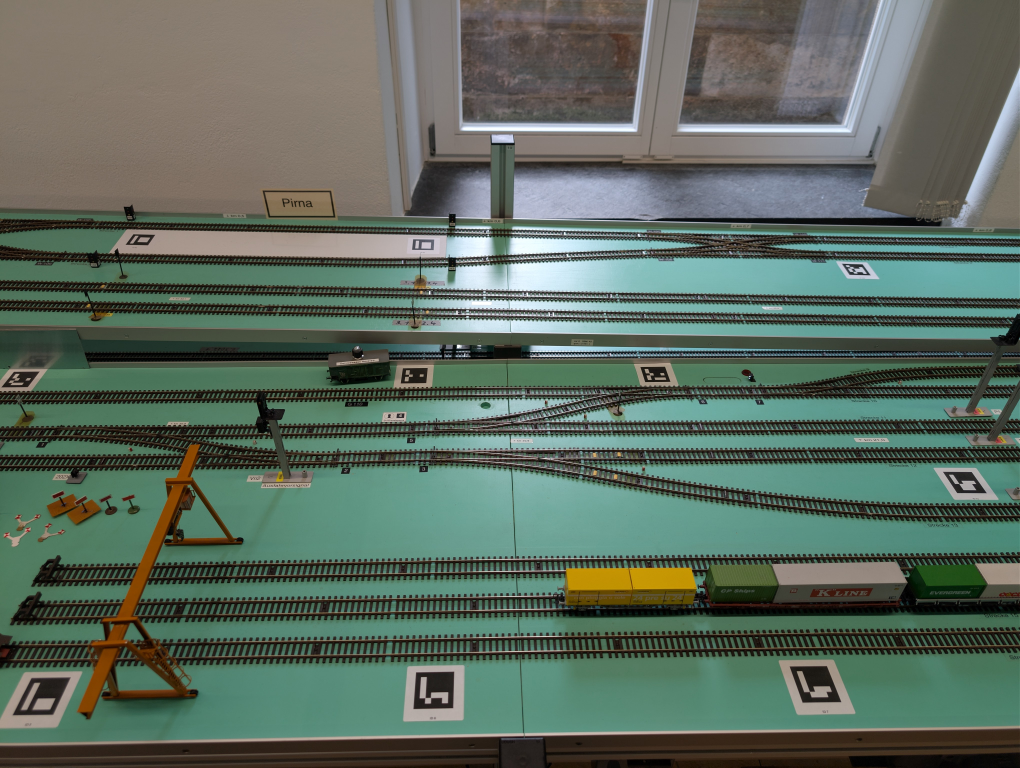
#> input picture examples/media/ebl-terminal-crane.jpg, 4080 x 3072 px, given in place of ebl-lab-photo.jpg, which was not available (shown at 1/4 size)
$ python fixtures.py ../../examples/media/ebl-terminal-crane.jpg
#> lines starting #> are read from the running program, lines starting #| are printed output that depends on the picture; pictures that were not available may be replaced by others from this repository, and a replacement may not be noted
### tools/arail_tools/synthetic.py
"""Synthetic model-railway scene for tests and examples.

A flat H0 board with two platforms (70 mm and 37 mm wide, as on the EBL layout) and
ArUco markers 0-7, rendered by a pinhole camera with a known focal length along a
slightly shaking camera path. Some markers are temporarily covered by a "hand".

Board coordinates are texture coordinates: x to the right, y *down*, in mm. The layout
frame used by ARail (x right, y up, origin at marker 0) is related by ``BOARD_FROM_LAYOUT``.

A second scene has levels, for the 3D survey (:func:`render_levels`): the board with a raised
level (a block 50 mm high), a ramp up to it and a marker on the block's front wall, rendered with
a z-buffer, so that the raised parts hide what lies behind them.

Command line:  arail-synthetic out.jpg [--frame K] [--levels]
"""

from __future__ import annotations

import argparse
import math

import numpy as np

try:
    import cv2
except ImportError as exc:  # pragma: no cover - depends on the installation
    raise SystemExit("OpenCV is required: pip install -e 'tools[opencv]' (or [headless])") from exc

PX_PER_MM = 4  # texture pixels per mm
BOARD_MM = (800, 500)
F_TRUE = 950.0
IMAGE_SIZE = (1280, 720)
K_TRUE = np.array([[F_TRUE, 0, IMAGE_SIZE[0] / 2], [0, F_TRUE, IMAGE_SIZE[1] / 2], [0, 0, 1.0]])
DICTIONARY = "DICT_ARUCO_ORIGINAL"
MARKER_SIZE_MM = 30.0

# Platforms as on the real layout: 70 mm and 37 mm wide, markers centred at the ends.
PLATFORMS = [
    dict(y=180.0, width=70.0, start=130.0, end=570.0),
    dict(y=355.0, width=37.0, start=130.0, end=570.0),
]
PLATFORM_LENGTH_MM = 440.0
# marker id -> (x_mm, y_mm, rotation_deg) in board coordinates; rotated on purpose
MARKERS = {
    0: (130, 180, 0),
    1: (570, 180, 0),
    2: (130, 355, 30),
    3: (570, 355, 90),
    4: (40, 40, 0),
    5: (760, 40, 0),
    6: (40, 460, 0),
    7: (760, 460, 0),
}
# Layout frame of marker 0 -> board coordinates
BOARD_FROM_LAYOUT = np.array([[1.0, 0, 130], [0, -1.0, 180], [0, 0, 1]])


def marker_poses_layout() -> dict[int, list[float]]:
    """True marker poses in the layout frame (marker 0 at the origin): id -> [x, y, rot_deg]."""
    out = {}
    for mid, (x, y, rot) in MARKERS.items():
        out[mid] = [float(x - 130), float(180 - y), float(rot)]
    return out


def texture(dictionary: str = DICTIONARY) -> np.ndarray:
    """Top view of the board (BGR), PX_PER_MM pixels per mm."""
#> called with dictionary = 'DICT_ARUCO_ORIGINAL'
    d = cv2.aruco.getPredefinedDictionary(getattr(cv2.aruco, dictionary))
    w, h = BOARD_MM
    t = np.full((h * PX_PER_MM, w * PX_PER_MM, 3), (70, 110, 80), np.uint8)
    noise = np.random.default_rng(1).integers(-12, 12, t.shape[:2])
    t = np.clip(t.astype(int) + noise[..., None], 0, 255).astype(np.uint8)

    def rect(x0, y0, x1, y1, colour):
        cv2.rectangle(
            t, (int(x0 * PX_PER_MM), int(y0 * PX_PER_MM)), (int(x1 * PX_PER_MM), int(y1 * PX_PER_MM)), colour, -1
        )

    for yc in (120, 265, 420):  # tracks
        rect(20, yc - 18, 780, yc + 18, (95, 105, 115))
        for dy in (-8, 8):
            rect(20, yc + dy - 1, 780, yc + dy + 1, (170, 170, 175))
    for p in PLATFORMS:
        rect(p["start"] - 20, p["y"] - p["width"] / 2, p["end"] + 20, p["y"] + p["width"] / 2, (175, 180, 185))
    s = int(MARKER_SIZE_MM * PX_PER_MM)
    for mid, (x, y, rot) in MARKERS.items():
        m = cv2.aruco.generateImageMarker(d, mid, s)
        pad = 8 * PX_PER_MM
        big = np.full((s + 2 * pad, s + 2 * pad), 255, np.uint8)
        big[pad : pad + s, pad : pad + s] = m
        if rot:
            M = cv2.getRotationMatrix2D((big.shape[1] / 2, big.shape[0] / 2), rot, 1.0)
            big = cv2.warpAffine(big, M, big.shape[::-1], flags=cv2.INTER_LINEAR, borderValue=255)
        cx, cy, hh = int(x * PX_PER_MM), int(y * PX_PER_MM), big.shape[0] // 2
        t[cy - hh : cy - hh + big.shape[0], cx - hh : cx - hh + big.shape[1]] = big[..., None]
    return t


def camera_pose(k: int) -> tuple[np.ndarray, np.ndarray]:
    """Frame k of the camera path: about 45 degrees from above, slightly shaking."""
    target = np.array([400.0, 265.0, 0.0])
    cam = np.array([400.0 + 60 * math.sin(k * 0.05), 265 + 650 + 20 * math.cos(k * 0.07), -650.0])
    f = target - cam
    f /= np.linalg.norm(f)
    x = np.cross([0, 1, 0], f)
    x /= np.linalg.norm(x)
    R = np.array([x, np.cross(f, x), f])
    return R, -R @ cam


def render(tex: np.ndarray, k: int, hidden=()) -> tuple[np.ndarray, np.ndarray]:
    """Render frame k; ``hidden`` marker IDs are covered by a "hand".
    Returns the BGR image and the homography board (mm) -> image (px)."""
    R, t = camera_pose(k)
    Hw = K_TRUE @ np.column_stack([R[:, 0], R[:, 1], t])
    S = np.diag([PX_PER_MM, PX_PER_MM, 1.0])
    img = cv2.warpPerspective(tex, Hw @ np.linalg.inv(S), IMAGE_SIZE, flags=cv2.INTER_AREA, borderValue=(40, 40, 40))
    for mid in hidden:
        x, y, _ = MARKERS[mid]
        p = Hw @ [x, y, 1]
        cv2.circle(img, (int(p[0] / p[2]), int(p[1] / p[2])), 45, (60, 80, 120), -1)
    img = cv2.GaussianBlur(img, (3, 3), 0.8)
    noise = np.random.default_rng(k).normal(0, 3, img.shape)
    return np.clip(img.astype(np.int16) + noise, 0, 255).astype(np.uint8), Hw


def layout_homography(Hw: np.ndarray) -> np.ndarray:
    """Homography layout frame (mm) -> image (px), normalised to H[2,2] = 1."""
    H = Hw @ BOARD_FROM_LAYOUT
    return H / H[2, 2]


def hidden_markers(k: int) -> list[int]:
    """Occlusions along the camera path: marker 1 for a while, later both markers of platform 2."""
    if 60 <= k < 90:
        return [1]
    if 110 <= k < 130:
        return [2, 3]
    return []


# ---------------------------------------------------------------------------------- scene with levels

LEVEL_HEIGHT_MM = 50.0
RAMP_SLOPE = math.atan2(LEVEL_HEIGHT_MM, 300.0)  # 50 mm over 300 mm, about 9.5 degrees


def _frame3(origin, eu, ev) -> dict:
    eu, ev = np.asarray(eu, float), np.asarray(ev, float)
    return {"o": np.asarray(origin, float), "u": eu, "v": ev, "n": np.cross(eu, ev)}


# Flat pieces of the scene in the layout frame (mm, z up; marker 0 at the origin): a frame (origin
# and axes u, v along the piece, normal n = u x v towards the viewer), its size along u and v, and
# the base colour of its texture. Seen from above, the block covers x 420..700, y 180..350; the
# ramp rises along x from x = 120 to the block, between y 230 and 330.
_C, _S = math.cos(RAMP_SLOPE), math.sin(RAMP_SLOPE)
LEVEL_PIECES = {
    "board": (_frame3([-120, -170, 0], [1, 0, 0], [0, 1, 0]), (840, 540), (70, 110, 80)),
    "top": (_frame3([420, 180, LEVEL_HEIGHT_MM], [1, 0, 0], [0, 1, 0]), (280, 170), (95, 120, 150)),
    "front": (_frame3([420, 180, 0], [1, 0, 0], [0, 0, 1]), (280, LEVEL_HEIGHT_MM), (70, 80, 100)),
    "side": (_frame3([420, 350, 0], [0, -1, 0], [0, 0, 1]), (170, LEVEL_HEIGHT_MM), (60, 70, 90)),
    "back": (_frame3([700, 350, 0], [-1, 0, 0], [0, 0, 1]), (280, LEVEL_HEIGHT_MM), (65, 75, 95)),
    "end": (_frame3([700, 180, 0], [0, 1, 0], [0, 0, 1]), (170, LEVEL_HEIGHT_MM), (60, 70, 90)),
    "ramp": (_frame3([120, 230, 0], [_C, 0, _S], [0, 1, 0]), (300 / _C, 100), (110, 120, 125)),
}
# marker id -> (piece, u_mm, v_mm, rotation_deg in the piece)
LEVEL_MARKERS = {
    0: ("board", 120, 170, 0),
    1: ("board", 420, 170, 20),
    2: ("board", 720, 175, -35),
    3: ("board", 120, 440, 90),
    4: ("board", 290, 300, 0),
    5: ("board", 560, 280, 45),
    6: ("board", 30, 30, 0),
    7: ("board", 790, 40, 0),
    8: ("top", 80, 80, 0),
    9: ("top", 220, 120, 60),
    10: ("top", 200, 30, -20),
    11: ("ramp", 80, 50, 0),
    12: ("ramp", 230, 50, 180),
    13: ("front", 140, 25, 0),
}
LEVEL_IMAGE_SIZE = (1280, 720)
LEVEL_F = 1000.0
LEVEL_K = np.array([[LEVEL_F, 0, LEVEL_IMAGE_SIZE[0] / 2], [0, LEVEL_F, LEVEL_IMAGE_SIZE[1] / 2], [0, 0, 1.0]])


# [128 lines left out: functions level_marker_poses, level_textures, level_camera, render_levels, level_top_view, main, not called in this run]


# [2 lines that do not run on import are left out]

### tools/arail_tools/fixtures.py
"""Generate the test fixtures for the JavaScript tests (tests/js).

    python -m arail_tools.fixtures tests/fixtures

Written files (raw RGBA images plus ``meta.json``):
- ``flight_NN.rgba``: frames of the synthetic camera path (960 x 540, like a phone video),
  with the true layout->image homography for each frame,
- ``dict_<name>.rgba``: markers 0-7 of every supported dictionary, generated by OpenCV,
  with the corner positions OpenCV reports (checks IDs *and* corner order of js-aruco2),
- ``example.rgba`` and ``scene.jpg``: a photo of the synthetic scene (the browser tests open it
  as the photo of a layout without a marker map, see tests/e2e/scene.js),
- ``lab.rgba``: the real photo of the lab layout, downscaled (if the photo is present),
- ``synthetic-survey.webm``: a short video along the synthetic camera path (in-app survey test).
"""

from __future__ import annotations

import json
import os
import sys

import numpy as np

from . import synthetic as syn
from .synthetic import cv2

HERE = os.path.dirname(os.path.abspath(__file__))
ROOT = os.path.normpath(os.path.join(HERE, "..", ".."))

# OpenCV name -> js-aruco2 name
DICTIONARIES = {
    "DICT_4X4_50": "ARUCO_4X4_1000",
    "DICT_5X5_50": "ARUCO_5X5_1000",
    "DICT_6X6_50": "ARUCO_6X6_1000",
    "DICT_7X7_50": "ARUCO_7X7_1000",
    "DICT_ARUCO_ORIGINAL": "ARUCO",
    "DICT_ARUCO_MIP_36h12": "ARUCO_MIP_36h12",
    "DICT_APRILTAG_36h11": "APRILTAG_36h11",
}
FLIGHT_SIZE = (960, 540)
LAB_PHOTO = os.path.join(ROOT, "examples", "media", "ebl-lab-photo.jpg")
LAB_WIDTH = 2400


def write_rgba(img: np.ndarray, path: str) -> None:
    code = cv2.COLOR_BGR2RGBA if img.ndim == 3 else cv2.COLOR_GRAY2RGBA
    cv2.cvtColor(img, code).tofile(path)


def detect(img: np.ndarray, dictionary: str) -> dict[int, list]:
    d = cv2.aruco.getPredefinedDictionary(getattr(cv2.aruco, dictionary))
    p = cv2.aruco.DetectorParameters()
    p.cornerRefinementMethod = cv2.aruco.CORNER_REFINE_SUBPIX
    grey = img if img.ndim == 2 else cv2.cvtColor(img, cv2.COLOR_BGR2GRAY)
    corners, ids, _ = cv2.aruco.ArucoDetector(d, p).detectMarkers(grey)
    if ids is None:
        return {}
    return {int(i): c.reshape(4, 2).tolist() for c, i in zip(corners, ids.flatten(), strict=True)}


def marker_bits(dictionary: str, mid: int) -> list[list[int]]:
    """Code bits of a marker (1 = white), sampled from the image OpenCV generates."""
    d = cv2.aruco.getPredefinedDictionary(getattr(cv2.aruco, dictionary))
    n = d.markerSize
    cell = 20
    img = cv2.aruco.generateImageMarker(d, mid, (n + 2) * cell)
    return [
        [int(img[(y + 1) * cell + cell // 2, (x + 1) * cell + cell // 2] > 127) for x in range(n)] for y in range(n)
    ]


def main(argv=None) -> None:
    argv = sys.argv[1:] if argv is None else argv
    out = argv[0] if argv else os.path.join(ROOT, "tests", "fixtures")
    os.makedirs(out, exist_ok=True)
    meta: dict = {
        "marker_size_mm": syn.MARKER_SIZE_MM,
        "true_poses": syn.marker_poses_layout(),
        "f_true": syn.F_TRUE,
        "image_size": list(syn.IMAGE_SIZE),
        "flight_size": list(FLIGHT_SIZE),
        "platform_length_mm": syn.PLATFORM_LENGTH_MM,
        "platform_widths_mm": [p["width"] for p in syn.PLATFORMS],
    }

    # 1) camera path, every 4th frame, downscaled like a phone video
    tex, flight = syn.texture(), []
    for i, k in enumerate(range(0, 160, 4)):
        hidden = syn.hidden_markers(k)
        img, Hw = syn.render(tex, k, hidden)
        write_rgba(
            cv2.resize(img, FLIGHT_SIZE, interpolation=cv2.INTER_AREA), os.path.join(out, f"flight_{i:02d}.rgba")
        )
        flight.append({"k": k, "hidden": hidden, "H": syn.layout_homography(Hw).flatten().tolist()})
    meta["flight"] = flight

    # 2) every dictionary: markers 0-7, with OpenCV's corners and bits
    dicts = {}
    for cv_name, js_name in DICTIONARIES.items():
        d = cv2.aruco.getPredefinedDictionary(getattr(cv2.aruco, cv_name))
        strip = np.full((300, 1000), 255, np.uint8)
        for i in range(8):
            strip[100:190, 20 + i * 120 : 110 + i * 120] = cv2.aruco.generateImageMarker(d, i, 90)
        strip = cv2.GaussianBlur(strip, (3, 3), 0.7)
        write_rgba(strip, os.path.join(out, f"dict_{cv_name}.rgba"))
        dicts[cv_name] = {
            "js": js_name,
            "size": [1000, 300],
            "corners": detect(strip, cv_name),
            "bits": {i: marker_bits(cv_name, i) for i in range(8)},
        }
    meta["dictionaries"] = dicts

    # 3) a photo of the scene (frame 12 of the camera path, as `arail-synthetic` renders it): the
    #    browser tests open it as the photo of a layout without a marker map (tests/e2e/scene.js)
    example, _ = syn.render(tex, 12)
    cv2.imwrite(os.path.join(out, "scene.jpg"), example, [cv2.IMWRITE_JPEG_QUALITY, 85, cv2.IMWRITE_JPEG_OPTIMIZE, 1])
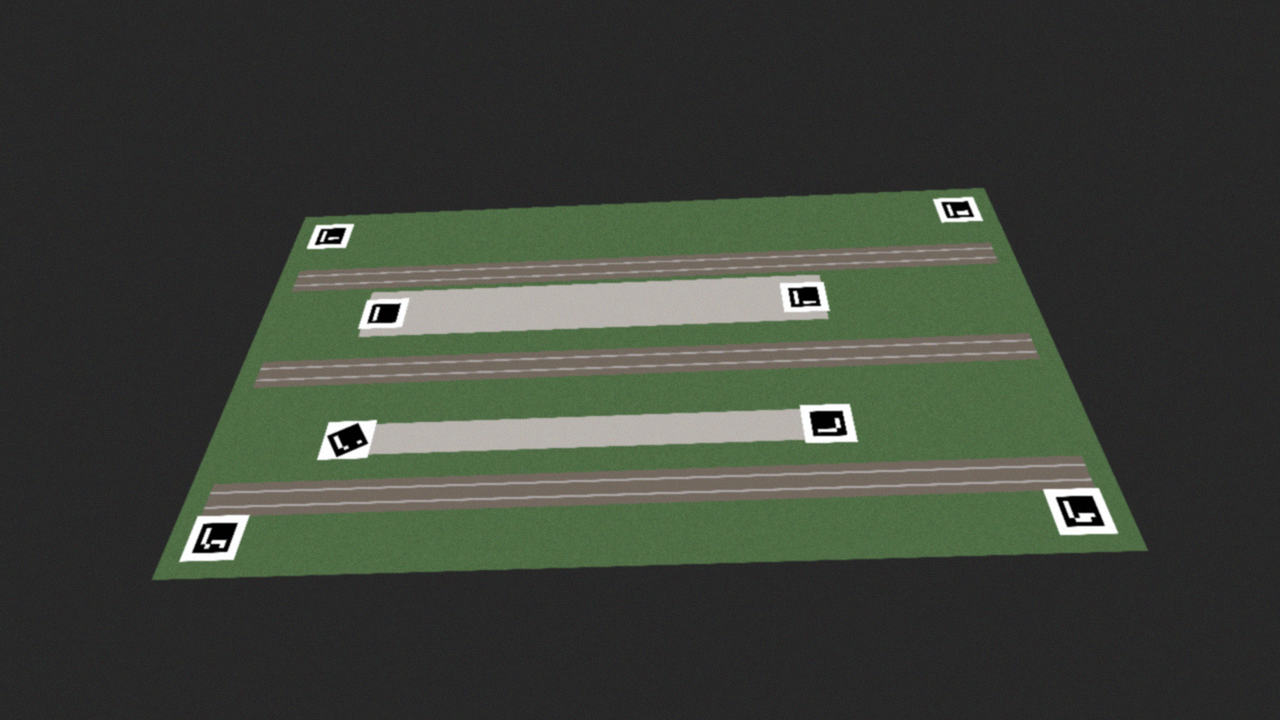
#> saved as scene.jpg: shape (720, 1280, 3); mean B, G, R 56.6, 65.9, 60.3
    write_rgba(example, os.path.join(out, "example.rgba"))
    meta["example_size"] = [example.shape[1], example.shape[0]]

    # 4) real photo of the lab layout
    photo = cv2.imread(LAB_PHOTO)
#> photo is the input picture: shape (3072, 4080, 3); mean B, G, R 95, 106.9, 91.7
    if photo is not None:
        s = LAB_WIDTH / photo.shape[1]
#> s = 0.588
        lab = cv2.resize(photo, None, fx=s, fy=s, interpolation=cv2.INTER_AREA)
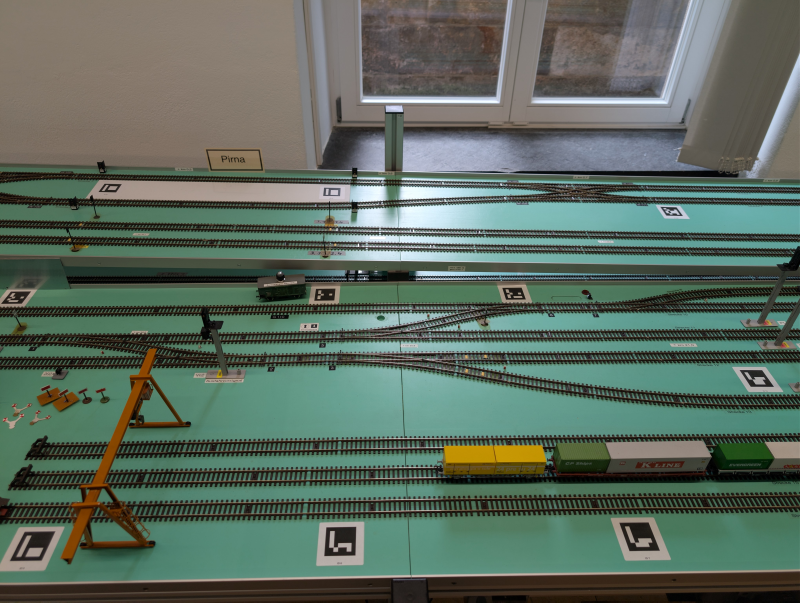
#> lab: shape (1807, 2400, 3) (shown at 1/3 size); mean B, G, R 95, 106.9, 91.7
        write_rgba(lab, os.path.join(out, "lab.rgba"))
        meta["lab_size"] = [lab.shape[1], lab.shape[0]]
        meta["lab_opencv"] = detect(lab, "DICT_ARUCO_ORIGINAL")
#> in detect (call 8), `grey = img if img.ndim == 2 else cv2.cvtColor(img, cv2.COLOR_BGR2GRAY)`:
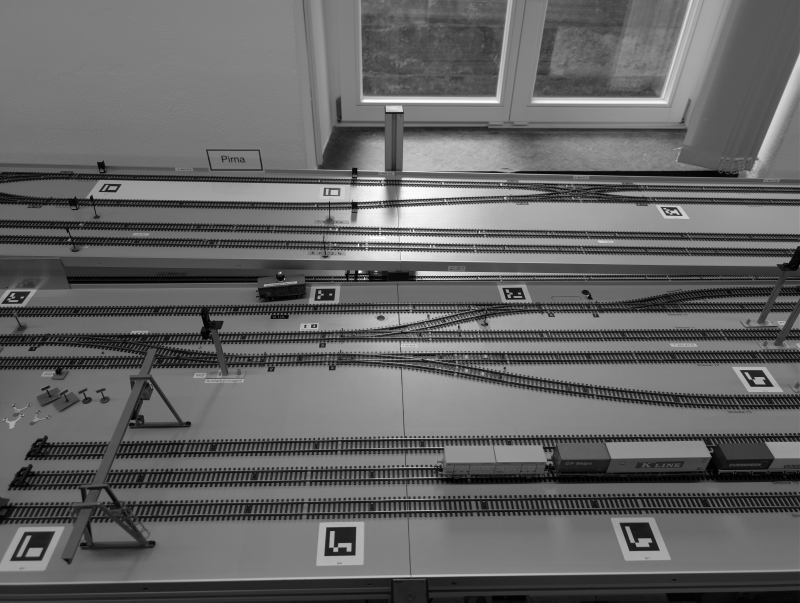
#> grey: shape (1807, 2400) (shown at 1/3 size); min 0, max 255, mean 101
#> in detect (call 8), `corners, ids, _ = cv2.aruco.ArucoDetector(d, p).detectMarkers(grey)`: corners = 10 items; ids = [7, 6, 31, 5, 35, 33, 32, 84, 150, 85]

    # 5) a short survey video of the synthetic layout (WebM/VP8: test browsers cannot decode H.264)
    path = os.path.join(out, "synthetic-survey.webm")
    writer = cv2.VideoWriter(path, cv2.VideoWriter_fourcc(*"VP80"), 10, FLIGHT_SIZE)
    if writer.isOpened():
        for k in range(0, 160, 2):
            img, _ = syn.render(tex, k, syn.hidden_markers(k))
            writer.write(cv2.resize(img, FLIGHT_SIZE, interpolation=cv2.INTER_AREA))
        writer.release()
        meta["survey_video"] = {"file": "synthetic-survey.webm", "frames": 80, "fps": 10}

    with open(os.path.join(out, "meta.json"), "w") as f:
        json.dump(meta, f, indent=1)
    print("fixtures written to", os.path.relpath(out))


if __name__ == "__main__":
    main()

$ run again, on examples/media/ebl-terminal-tracks.jpg
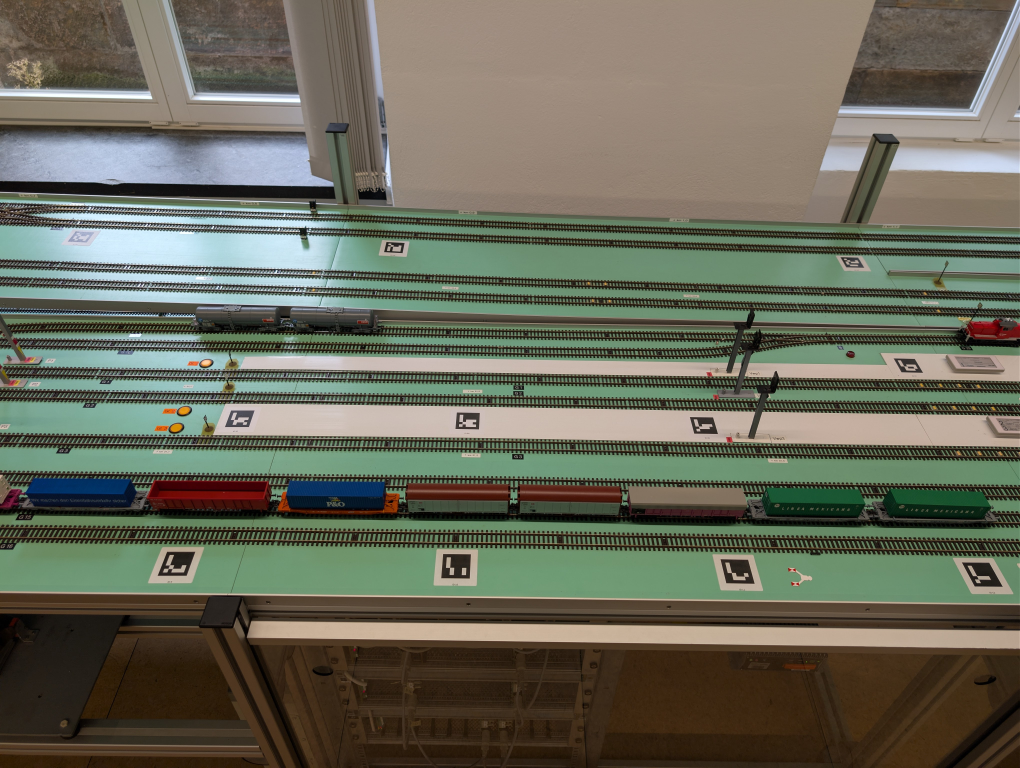
#> input picture examples/media/ebl-terminal-tracks.jpg, 4080 x 3072 px, given in place of ebl-lab-photo.jpg, which was not available (shown at 1/4 size)
#> in main, photo is the input picture: shape (3072, 4080, 3); mean B, G, R 89.9, 105, 104.1
#> in main, `lab = cv2.resize(photo, None, fx=s, fy=s, interpolation=cv2.INTER_AREA)`:
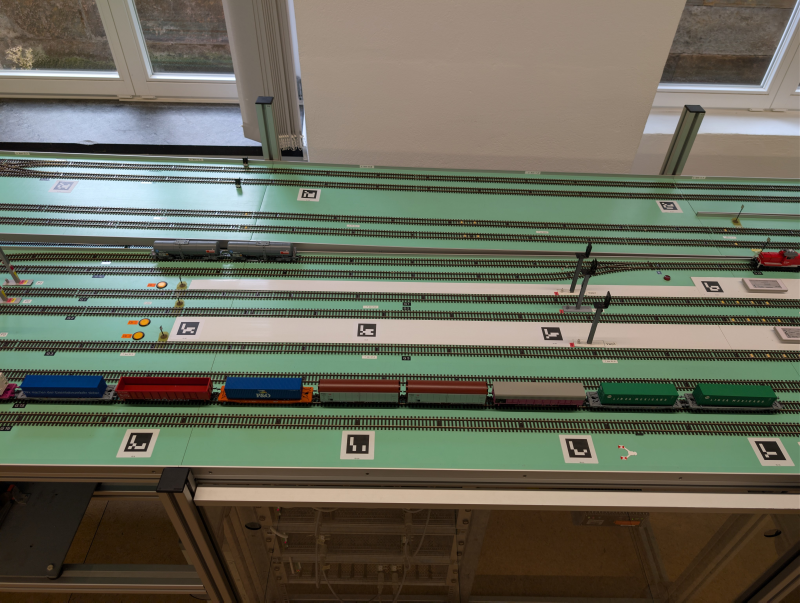
#> lab: shape (1807, 2400, 3) (shown at 1/3 size); mean B, G, R 89.9, 105, 104.1
#> in detect (call 8), `grey = img if img.ndim == 2 else cv2.cvtColor(img, cv2.COLOR_BGR2GRAY)`:
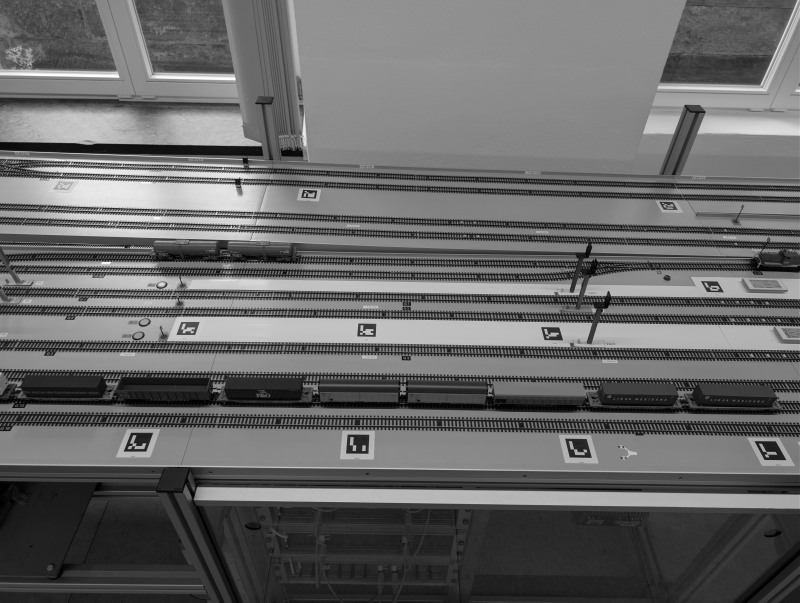
#> grey: shape (1807, 2400) (shown at 1/3 size); min 0, max 255, mean 103
#> corners = 11 items; ids = [12, 9, 11, 10, 30, 28, 29, 27, 150, 147, 149]
